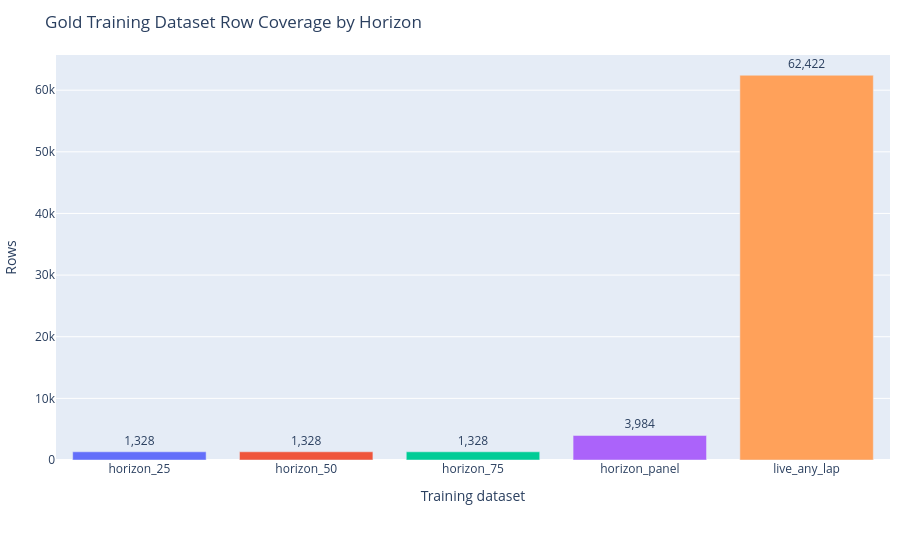

The notebook cell this image was saved under:
### Markdown cell above
## Horizon Row Coverage

The horizon datasets are different modeling views over the same Gold master
frame. Fixed horizons support comparable snapshots, while live-any-lap supports
interactive race-state prediction.

### Code cell
training_contract = read_json(METADATA / "training_dataset_contract.json")
dataset_rows = []
for name, meta in training_contract["datasets"].items():
    dataset_rows.append({
        "dataset": name,
        "rows": int(meta["rows"]),
        "columns": int(meta["columns"]),
        "unique_sessions": int(meta["unique_sessions"]),
        "unique_driver_sessions": int(meta["unique_driver_sessions"]),
    })
dataset_summary = pd.DataFrame(dataset_rows).sort_values("dataset")
dataset_summary.to_csv(OUTPUT_TABLES / "horizon_dataset_summary.csv", index=False)

fig = px.bar(
    dataset_summary,
    x="dataset",
    y="rows",
    color="dataset",
    text="rows",
    title="Gold Training Dataset Row Coverage by Horizon",
    labels={"dataset": "Training dataset", "rows": "Rows"},
)
fig.update_layout(showlegend=False, margin=dict(l=10, r=10, t=55, b=100))
fig.update_traces(texttemplate="%{text:,}", textposition="outside", cliponaxis=False)
save_chart(fig, "horizon_row_coverage")
fig.show()

display(dataset_summary)

### Figure 1 — Plotly figure (JSON) as saved in the notebook; plotly's stock layout.template omitted (floating-point values rounded to 4 significant figures)
{"data": [{"cliponaxis": false, "hovertemplate": "Training dataset=%{x}<br>Rows=%{text}<extra></extra>", "legendgroup": "horizon_25", "marker": {"color": "#636efa", "pattern": {"shape": ""}}, "name": "horizon_25", "orientation": "v", "showlegend": true, "text": [1328.0], "textposition": "outside", "texttemplate": "%{text:,}", "type": "bar", "x": ["horizon_25"], "xaxis": "x", "y": [1328], "yaxis": "y"}, {"cliponaxis": false, "hovertemplate": "Training dataset=%{x}<br>Rows=%{text}<extra></extra>", "legendgroup": "horizon_50", "marker": {"color": "#EF553B", "pattern": {"shape": ""}}, "name": "horizon_50", "orientation": "v", "showlegend": true, "text": [1328.0], "textposition": "outside", "texttemplate": "%{text:,}", "type": "bar", "x": ["horizon_50"], "xaxis": "x", "y": [1328], "yaxis": "y"}, {"cliponaxis": false, "hovertemplate": "Training dataset=%{x}<br>Rows=%{text}<extra></extra>", "legendgroup": "horizon_75", "marker": {"color": "#00cc96", "pattern": {"shape": ""}}, "name": "horizon_75", "orientation": "v", "showlegend": true, "text": [1328.0], "textposition": "outside", "texttemplate": "%{text:,}", "type": "bar", "x": ["horizon_75"], "xaxis": "x", "y": [1328], "yaxis": "y"}, {"cliponaxis": false, "hovertemplate": "Training dataset=%{x}<br>Rows=%{text}<extra></extra>", "legendgroup": "horizon_panel", "marker": {"color": "#ab63fa", "pattern": {"shape": ""}}, "name": "horizon_panel", "orientation": "v", "showlegend": true, "text": [3984.0], "textposition": "outside", "texttemplate": "%{text:,}", "type": "bar", "x": ["horizon_panel"], "xaxis": "x", "y": [3984], "yaxis": "y"}, {"cliponaxis": false, "hovertemplate": "Training dataset=%{x}<br>Rows=%{text}<extra></extra>", "legendgroup": "live_any_lap", "marker": {"color": "#FFA15A", "pattern": {"shape": ""}}, "name": "live_any_lap", "orientation": "v", "showlegend": true, "text": [62420.0], "textposition": "outside", "texttemplate": "%{text:,}", "type": "bar", "x": ["live_any_lap"], "xaxis": "x", "y": [62422], "yaxis": "y"}], "layout": {"barmode": "relative", "legend": {"title": {"text": "Training dataset"}, "tracegroupgap": 0}, "margin": {"b": 100, "l": 10, "r": 10, "t": 55}, "showlegend": false, "title": {"text": "Gold Training Dataset Row Coverage by Horizon"}, "xaxis": {"anchor": "y", "categoryarray": ["horizon_25", "horizon_50", "horizon_75", "horizon_panel", "live_any_lap"], "categoryorder": "array", "domain": [0.0, 1.0], "title": {"text": "Training dataset"}}, "yaxis": {"anchor": "x", "domain": [0.0, 1.0], "title": {"text": "Rows"}}}}
